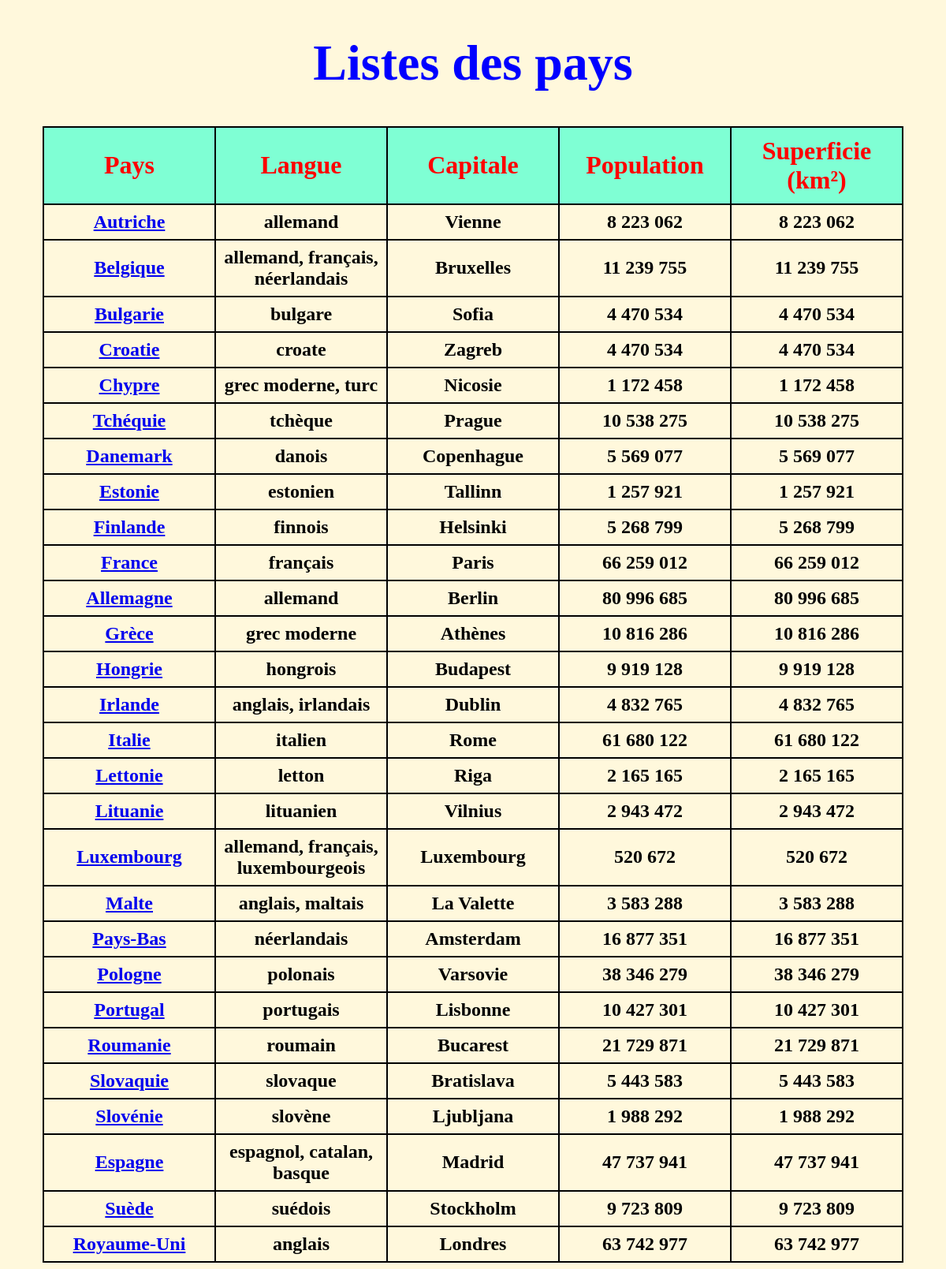
The app's page /Exo2.php with its own data.
### tables this page shows
CREATE TABLE `pays` (
  `idPays` int(10) UNSIGNED NOT NULL,
  `nom` varchar(50) DEFAULT NULL,
  `idDrapeau` int(10) UNSIGNED NOT NULL DEFAULT '0',
  `idPaysDecr` int(10) UNSIGNED NOT NULL DEFAULT '0',
  `idGeo` int(10) UNSIGNED NOT NULL DEFAULT '0'
);

CREATE TABLE `geographie` (
  `idGeo` int(10) UNSIGNED NOT NULL,
  `capitale` varchar(50) DEFAULT NULL,
  `langue` varchar(50) DEFAULT NULL,
  `population` int(10) UNSIGNED NOT NULL DEFAULT '0',
  `superficie` int(10) UNSIGNED DEFAULT '0',
  `imgCarte` varchar(100) DEFAULT NULL
);

### getListePays.php (called while the page is built)
<?php
require_once 'bddConfig.php';
$listePaysEurope = $bdd->query("SELECT pays.idPays, pays.nom, geographie.capitale, geographie.langue, geographie.population, geographie.superficie FROM pays, geographie WHERE pays.idGeo = geographie.idGeo");

### Exo2.php (the view, shortened to what this page needs)
<?php
require_once 'getListePays.php';
?>
<!DOCTYPE html>
<html>
    <head>
        <link href="css/styleEurope.css" rel="stylesheet" type="text/css"/>
    </head>
    <body>
        <h1>Listes des pays</h1>
        <table>
            <thead>
                <tr>
                    <td>Pays</td>
                    <td>Langue</td>
                    <td>Capitale</td>
                    <td>Population</td>
                    <td>Superficie (km²)</td>
                </tr>
            </thead>
            <tbody>
                <?php
                foreach ($listePaysEurope as $ville) {
                    $nomberPop = $ville['population'];
                    $nomberPopFrancais = number_format($nomberPop, 0, '', ' ');
                    $nomberSuperficieFrancais = number_format($nomberPop, 0, '', ' ');
                    ?>
                    <tr>
                        <td><a href="pagePaysDetails.php?id=<?php echo $ville['idPays'];;?>"><?php echo $ville['nom']; ?></a></td>
                        <td><?php echo $ville['langue']; ?></td>
                        <td><?php echo $ville['capitale']; ?></td>
                        <td><?php echo $nomberPopFrancais ?></td>
                        <td><?php echo $nomberSuperficieFrancais ?></td>
                    </tr>
                    <?php
                }
                ?>
            </tbody>
        </table>
    </body>
</html>

### css/styleEurope.css (style rules this page uses)
body { background-color: cornsilk; font-family: Times new roman, Arial, Verdana, sans-serif; }
h1 { font-size: 4em; font-weight: bold; text-align: center; color: blue; }
table { border-collapse: collapse; margin: auto; }
table thead { font-size: 2em; background-color: aquamarine; }
table thead td { width: 200px; height: 80px; padding: 8px; border: 2px black solid; text-align: center; color: red; font-weight: bold; }
table tbody tr td { padding: 8px; border: 2px black solid; text-align: center; color: black; font-weight: bold; font-size: 1.5em; }

### records on screen
pays: nom "Autriche", idGeo.langue "allemand", idGeo.capitale "Vienne", idGeo.population "8 223 062"
pays: nom "Belgique", idGeo.langue "allemand, français, néerlandais", idGeo.capitale "Bruxelles", idGeo.population "11 239 755"
pays: nom "Bulgarie", idGeo.langue "bulgare", idGeo.capitale "Sofia", idGeo.population "4 470 534"
pays: nom "Croatie", idGeo.langue "croate", idGeo.capitale "Zagreb", idGeo.population "4 470 534"
pays: nom "Chypre", idGeo.langue "grec moderne, turc", idGeo.capitale "Nicosie", idGeo.population "1 172 458"
pays: nom "Tchéquie", idGeo.langue "tchèque", idGeo.capitale "Prague", idGeo.population "10 538 275"
pays: nom "Danemark", idGeo.langue "danois", idGeo.capitale "Copenhague", idGeo.population "5 569 077"
pays: nom "Estonie", idGeo.langue "estonien", idGeo.capitale "Tallinn", idGeo.population "1 257 921"
pays: nom "Finlande", idGeo.langue "finnois", idGeo.capitale "Helsinki", idGeo.population "5 268 799"
pays: nom "France", idGeo.langue "français", idGeo.capitale "Paris", idGeo.population "66 259 012"
pays: nom "Allemagne", idGeo.langue "allemand", idGeo.capitale "Berlin", idGeo.population "80 996 685"
pays: nom "Grèce", idGeo.langue "grec moderne", idGeo.capitale "Athènes", idGeo.population "10 816 286"
pays: nom "Hongrie", idGeo.langue "hongrois", idGeo.capitale "Budapest", idGeo.population "9 919 128"
pays: nom "Irlande", idGeo.langue "anglais, irlandais", idGeo.capitale "Dublin", idGeo.population "4 832 765"
pays: nom "Italie", idGeo.langue "italien", idGeo.capitale "Rome", idGeo.population "61 680 122"
pays: nom "Lettonie", idGeo.langue "letton", idGeo.capitale "Riga", idGeo.population "2 165 165"
pays: nom "Lituanie", idGeo.langue "lituanien", idGeo.capitale "Vilnius", idGeo.population "2 943 472"
pays: nom "Luxembourg", idGeo.langue "allemand, français, luxembourgeois", idGeo.capitale "Luxembourg", idGeo.population "520 672"
pays: nom "Malte", idGeo.langue "anglais, maltais", idGeo.capitale "La Valette", idGeo.population "3 583 288"
pays: nom "Pays-Bas", idGeo.langue "néerlandais", idGeo.capitale "Amsterdam", idGeo.population "16 877 351"
pays: nom "Pologne", idGeo.langue "polonais", idGeo.capitale "Varsovie", idGeo.population "38 346 279"
pays: nom "Portugal", idGeo.langue "portugais", idGeo.capitale "Lisbonne", idGeo.population "10 427 301"
pays: nom "Roumanie", idGeo.langue "roumain", idGeo.capitale "Bucarest", idGeo.population "21 729 871"
pays: nom "Slovaquie", idGeo.langue "slovaque", idGeo.capitale "Bratislava", idGeo.population "5 443 583"
pays: nom "Slovénie", idGeo.langue "slovène", idGeo.capitale "Ljubljana", idGeo.population "1 988 292"
pays: nom "Espagne", idGeo.langue "espagnol, catalan, basque", idGeo.capitale "Madrid", idGeo.population "47 737 941"
pays: nom "Suède", idGeo.langue "suédois", idGeo.capitale "Stockholm", idGeo.population "9 723 809"
pays: nom "Royaume-Uni", idGeo.langue "anglais", idGeo.capitale "Londres", idGeo.population "63 742 977"
